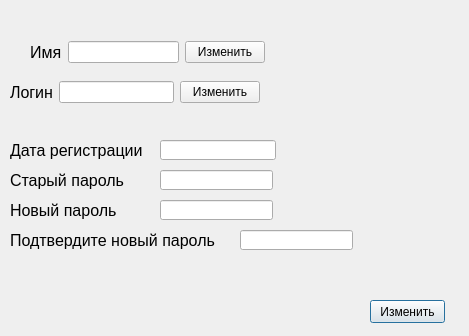
<?xml version="1.0" encoding="UTF-8"?>
<ui version="4.0">
 <class>User</class>
 <widget class="QDialog" name="User">
  <property name="geometry">
   <rect>
    <x>0</x>
    <y>0</y>
    <width>469</width>
    <height>336</height>
   </rect>
  </property>
  <property name="windowTitle">
   <string>Dialog</string>
  </property>
  <widget class="QLabel" name="label_3">
   <property name="geometry">
    <rect>
     <x>10</x>
     <y>140</y>
     <width>141</width>
     <height>21</height>
    </rect>
   </property>
   <property name="font">
    <font>
     <pointsize>12</pointsize>
    </font>
   </property>
   <property name="text">
    <string>Дата регистрации</string>
   </property>
  </widget>
  <widget class="QLineEdit" name="DateBox">
   <property name="enabled">
    <bool>true</bool>
   </property>
   <property name="geometry">
    <rect>
     <x>160</x>
     <y>140</y>
     <width>116</width>
     <height>20</height>
    </rect>
   </property>
  </widget>
  <widget class="QLabel" name="label_4">
   <property name="geometry">
    <rect>
     <x>10</x>
     <y>170</y>
     <width>141</width>
     <height>21</height>
    </rect>
   </property>
   <property name="font">
    <font>
     <pointsize>12</pointsize>
    </font>
   </property>
   <property name="text">
    <string>Старый пароль</string>
   </property>
  </widget>
  <widget class="QLabel" name="label_5">
   <property name="geometry">
    <rect>
     <x>10</x>
     <y>200</y>
     <width>141</width>
     <height>21</height>
    </rect>
   </property>
   <property name="font">
    <font>
     <pointsize>12</pointsize>
    </font>
   </property>
   <property name="text">
    <string>Новый пароль</string>
   </property>
  </widget>
  <widget class="QLabel" name="label_6">
   <property name="geometry">
    <rect>
     <x>10</x>
     <y>230</y>
     <width>221</width>
     <height>21</height>
    </rect>
   </property>
   <property name="font">
    <font>
     <pointsize>12</pointsize>
    </font>
   </property>
   <property name="text">
    <string>Подтвердите новый пароль</string>
   </property>
  </widget>
  <widget class="QLineEdit" name="OldpasBox">
   <property name="geometry">
    <rect>
     <x>160</x>
     <y>170</y>
     <width>113</width>
     <height>20</height>
    </rect>
   </property>
  </widget>
  <widget class="QLineEdit" name="NewpasBox">
   <property name="geometry">
    <rect>
     <x>160</x>
     <y>200</y>
     <width>113</width>
     <height>20</height>
    </rect>
   </property>
  </widget>
  <widget class="QLineEdit" name="NewnewpasBox">
   <property name="geometry">
    <rect>
     <x>240</x>
     <y>230</y>
     <width>113</width>
     <height>20</height>
    </rect>
   </property>
  </widget>
  <widget class="QPushButton" name="UserMainButton">
   <property name="geometry">
    <rect>
     <x>370</x>
     <y>300</y>
     <width>75</width>
     <height>23</height>
    </rect>
   </property>
   <property name="text">
    <string>Изменить</string>
   </property>
  </widget>
  <widget class="QWidget" name="">
   <property name="geometry">
    <rect>
     <x>30</x>
     <y>40</y>
     <width>235</width>
     <height>25</height>
    </rect>
   </property>
   <layout class="QHBoxLayout" name="horizontalLayout">
    <item>
     <widget class="QLabel" name="label">
      <property name="font">
       <font>
        <pointsize>12</pointsize>
       </font>
      </property>
      <property name="text">
       <string>Имя</string>
      </property>
     </widget>
    </item>
    <item>
     <widget class="QLineEdit" name="NameBox"/>
    </item>
    <item>
     <widget class="QPushButton" name="NameButton">
      <property name="text">
       <string>Изменить</string>
      </property>
     </widget>
    </item>
   </layout>
  </widget>
  <widget class="QWidget" name="">
   <property name="geometry">
    <rect>
     <x>10</x>
     <y>80</y>
     <width>250</width>
     <height>25</height>
    </rect>
   </property>
   <layout class="QHBoxLayout" name="horizontalLayout_2">
    <item>
     <widget class="QLabel" name="label_2">
      <property name="font">
       <font>
        <pointsize>12</pointsize>
       </font>
      </property>
      <property name="text">
       <string>Логин</string>
      </property>
     </widget>
    </item>
    <item>
     <widget class="QLineEdit" name="LoginBox"/>
    </item>
    <item>
     <widget class="QPushButton" name="LoginButton">
      <property name="text">
       <string>Изменить</string>
      </property>
     </widget>
    </item>
   </layout>
  </widget>
 </widget>
 <resources/>
 <connections/>
</ui>
